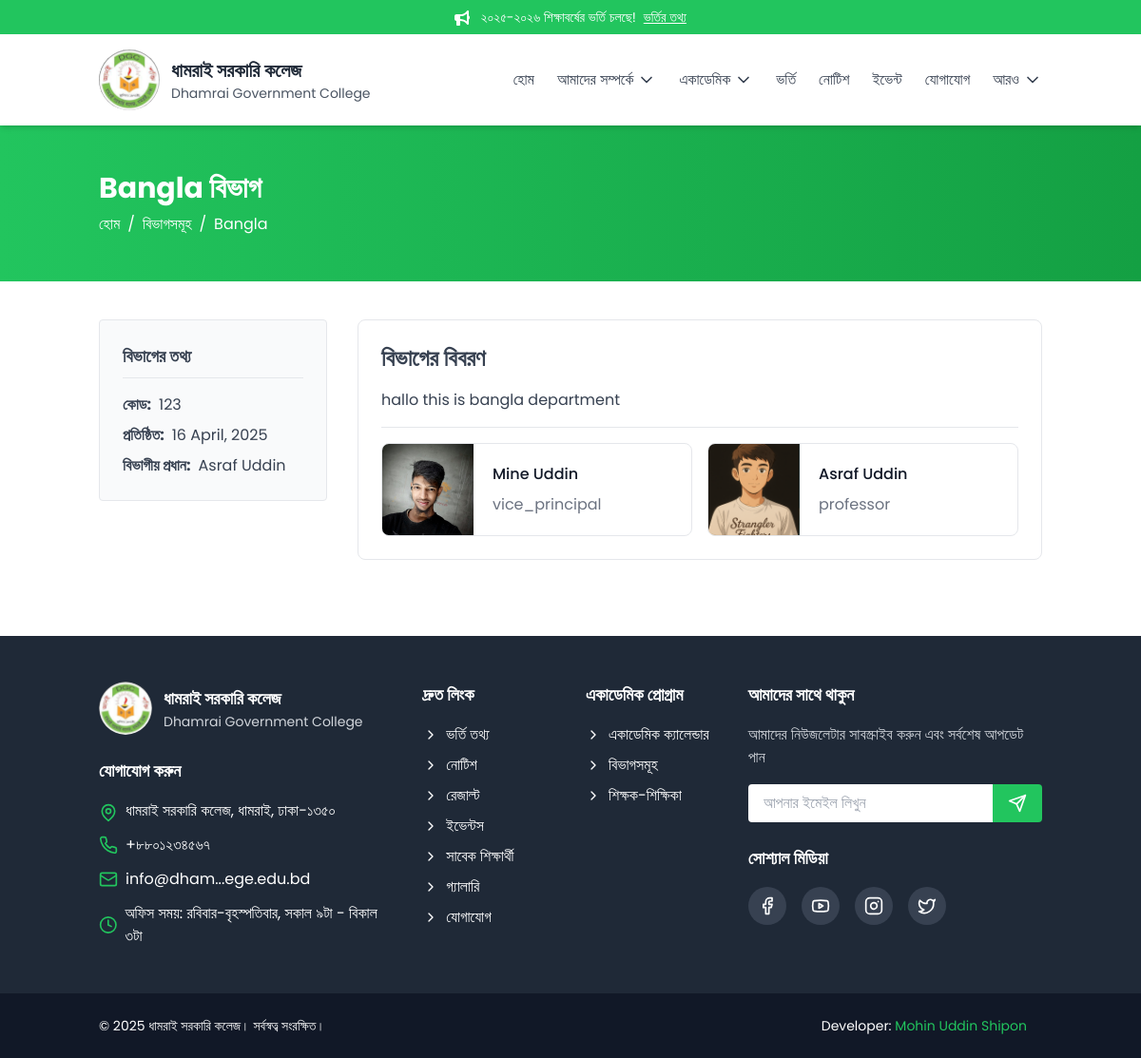
The app's page /department/bangla/, older data.
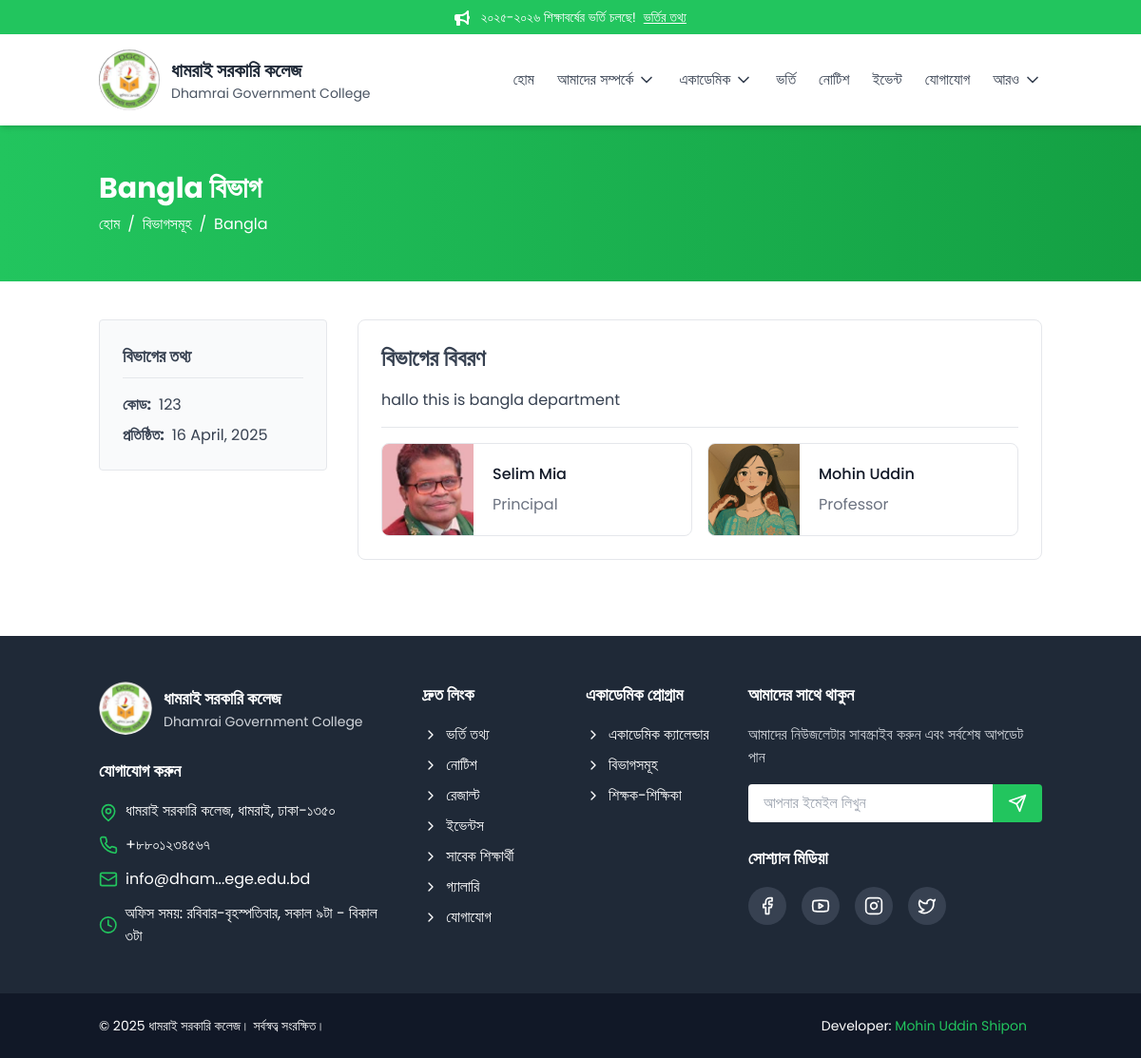
The same page, newer data.
### core/models.py (models this page shows, shortened)
class Department(models.Model):
    name = models.CharField(max_length=100)
    code = models.CharField(max_length=10)
    description = models.TextField(null=True)
    department_head = models.ForeignKey('Faculty', on_delete=models.SET_NULL, null=True, blank=True, related_name='head_of_department')
    established = models.DateField()
    slug = models.SlugField(unique=True, blank=True)

class Faculty(models.Model):
    DESIGNATION_CHOICES = [
        ('Principal', 'Principal'),
        ('Vice Principal', 'Vice Principal'),
        ('Professor', 'Professor'),
        ('Associate Professor', 'Associate Professor'),
        ('Assistant Professor', 'Assistant Professor'),
        ('Lecturer', 'Lecturer'),
        ('Staff', 'Staff'),
    ]
    name = models.CharField(max_length=100)
    designation = models.CharField(max_length=50, choices=DESIGNATION_CHOICES)
    department = models.ForeignKey(Department, on_delete=models.SET_NULL, null=True, blank=True)
    education = models.TextField(null=True)
    bio = models.TextField(null=True)
    photo = models.ImageField(upload_to='faculty/', null=True, blank=True)
    email = models.EmailField(blank=True, null=True)
    phone = models.CharField(max_length=20, blank=True, null=True)
    join_date = models.DateField()
    is_featured = models.BooleanField(default=False)
    slug = models.SlugField(unique=True, blank=True)
    class Meta:
        verbose_name_plural = "Faculty Members"

### core/views.py (the view)
# urls.py: path('department/<slug:slug>/', views.DepartmentDetailView.as_view(), name='department_detail'),
class DepartmentDetailView(DetailView):
    model = Department
    template_name = 'department_detail.html'
    context_object_name = 'department'
    def get_context_data(self, **kwargs):
        context = super().get_context_data(**kwargs)
        department = self.get_object()
        context['faculty'] = Faculty.objects.filter(department=department)
        context['programs'] = Program.objects.filter(department=department)
        return context

### templates/department_detail.html (shortened to what this page needs)
{% extends "base.html" %}
{% load static %}
{% block content %}
<div class="bg-gradient-to-r from-primary to-primary-dark text-white py-12">
    <div class="container mx-auto px-4">
        <h1 class="text-3xl font-bold mb-2">{{ department.name }} বিভাগ</h1>
        <div class="flex items-center text">
            <a href="/" class="hover:text-primary-light transition-colors duration-200">হোম</a>
            <span class="mx-2">/</span>
            <a href="{% url 'core:departments' %}" class="hover:text-primary-light transition-colors duration-200">বিভাগসমূহ</a>
            <span class="mx-2">/</span>
            <span>{{ department.name }}</span>
        </div>
    </div>
</div>
<section class="py-10 bg-white">
    <div class="container mx-auto px-4">
        <div class="flex flex-col lg:flex-row gap-8">
            <div class="lg:w-1/4">
                <div class="bg-gray-50 border border-gray-200 rounded p-6 sticky top-24">
                    <h3 class="text-lg font-semibold mb-4 pb-2 border-b border-gray-200">বিভাগের তথ্য</h3>
                    <ul class="space-y-2">
                        <li class="flex items-center text-gray-700">
                            <strong class="mr-2">কোড:</strong> {{ department.code }}
                        </li>
                        <li class="flex items-center text-gray-700">
                            <strong class="mr-2">প্রতিষ্ঠিত:</strong> {{ department.established|date:"d F, Y" }}
                        </li>
                        {% if department.department_head %}
                        <li class="flex items-center text-gray-700">
                            <strong class="mr-2">বিভাগীয় প্রধান:</strong> {{ department.department_head.name }}
                        </li>
                        {% endif %}
                    </ul>
                </div>
            </div>
            <div class="lg:w-3/4 ">
                <div class="bg-white border border-gray-200 rounded-lg p-6 mb-10 divide-y spacing-y-4">
                    <div>
                        <h2 class="text-2xl font-semibold mb-4">বিভাগের বিবরণ</h2>
                        <p class="mb-4 text-gray-700">{{ department.description }}</p>
                    </div>
                    <div>
                        {% if faculty %}
                        <div class="m-4 lg:m-8 grid grid-cols-1 lg:grid-cols-2 gap-4">
                            {% for item in faculty %}
                                <div class="w-full">
                                    <a href="{% url 'core:faculty_detail' item.slug %}" class="h-full flex items-center cursor-pointer overflow-hidden border border-gray-200 rounded-lg hover:border-primary transition duration-300 ease-in-out">
                                    <img alt="team" class="h-24 w-24 bg-gray-100 object-cover object-center flex-shrink-0 mr-2" src="{{item.photo.url}}">
                                    <div class="flex-grow p-3">
                                        <h2 class="text-gray-900 title-font font-medium mb-2">{{item.name}}</h2>
                                        <p class="text-gray-500">{{item.designation}}</p>
                                    </div>
                                    </a>
                                </div>
                            {% endfor %}
                        </div>
                        {% else %}
                        <div class="text-center">
                            <h2 class="text-2xl font-semibold text-gray-800">কোন শিক্ষক/শিক্ষিকা পাওয়া যায়নি</h2>
                            <p class="mt-4 text-gray-600">দয়া করে আপনার অনুসন্ধানটি পরিবর্তন করুন বা আমাদের সাথে যোগাযোগ করুন।</p>
                        </div>
                        {% endif %}
                    </div>
                </div>
            </div>
        </div>
    </div>
</section>
{% endblock content %}

Row changes from the older to the newer data that the page shows:
removed Faculty: photo (picture), name "Mine Uddin", designation "vice_principal"
removed Faculty: photo (picture), name "Asraf Uddin", designation "professor"
changed Department "Bangla": department_head_id 3 → empty (drawn); department_head.name "Asraf Uddin" → (not shown)
added Faculty: photo (picture), name "Selim Mia", designation "Principal"
added Faculty: photo (picture), name "Mohin Uddin", designation "Professor"
Text that changed along with them:
text no longer shown: "বিভাগীয় প্রধান:"
